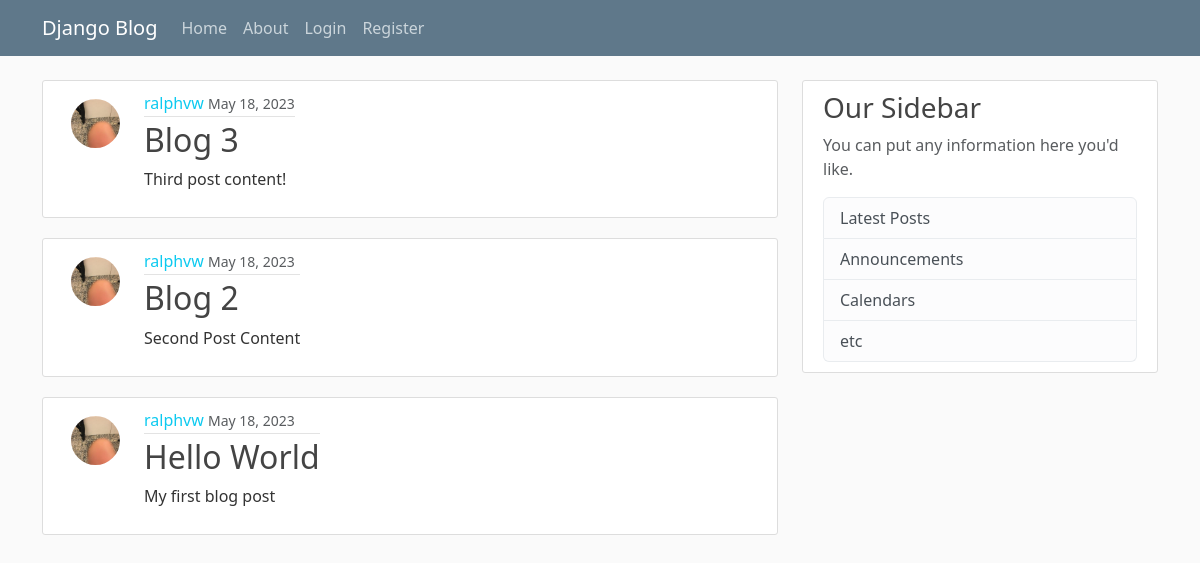
/, run on an earlier commit of the app's database.
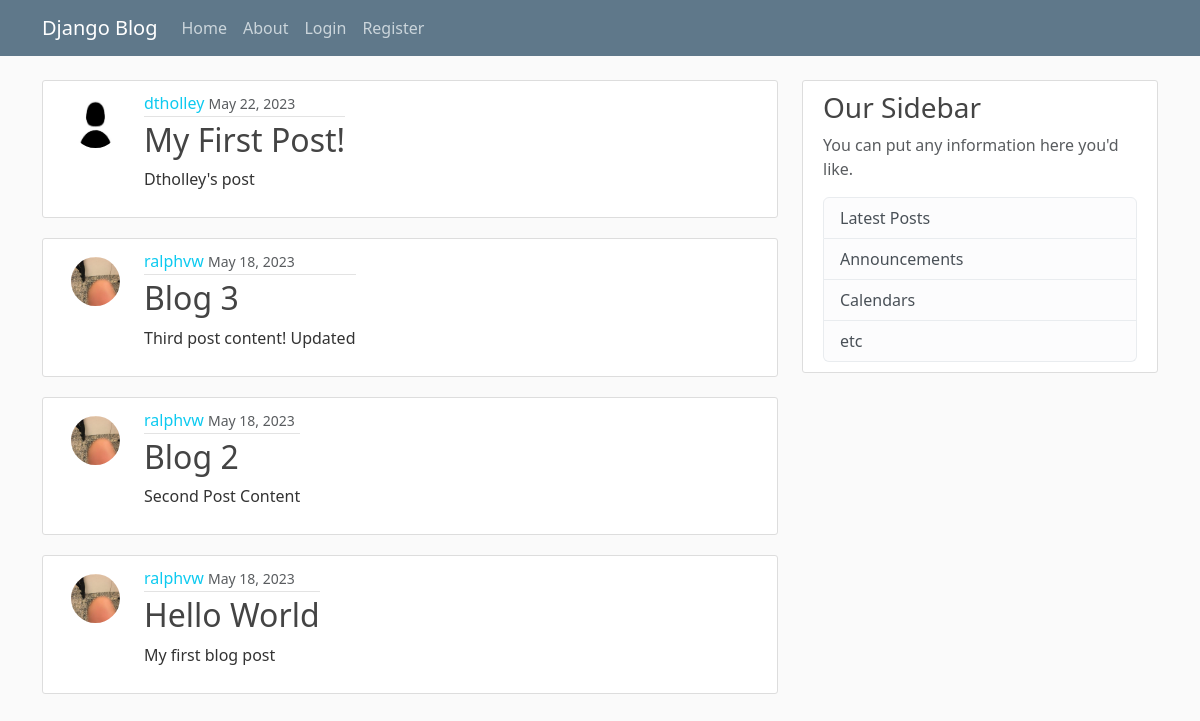
And on a later commit of the database.
### blog/models.py (models this page shows, shortened)
class Post(models.Model):
    title = models.CharField(max_length=100)
    content = models.TextField()
    date_posted = models.DateTimeField(default=timezone.now)
    author = models.ForeignKey(User, on_delete=models.CASCADE)

### users/models.py (models this page shows, shortened)
class Profile(models.Model):
    user = models.OneToOneField(User, on_delete=models.CASCADE)
    image = models.ImageField(default="default.jpg", upload_to="profile_pics")

### blog/views.py (the view)
# urls.py: path("", PostListView.as_view(), name="blog-home"),
class PostListView(ListView):
    model = Post
    template_name = "blog/home.html"
    context_object_name = "posts"
    ordering = ["-date_posted"]
    paginate_by = 5

### blog/templates/blog/home.html
{% extends 'blog/base.html' %} {% block content %} {% for post in posts %}
<article class="media content-section d-flex">
  <img
    class="rounded-circle article-img d-flex p-2"
    src="{{post.author.profile.image.url}}"
  />
  <div class="media-body">
    <div class="article-metadata">
      <a class="mr-2 text-decoration-none text-info" href="#"
        >{{ post.author }}</a
      >
      <small class="text-muted">{{ post.date_posted|date:"F d, Y" }}</small>
    </div>
    <h2>
      <a
        class="article-title text-decoration-none"
        href="{% url 'post-detail' post.id %}"
        >{{ post.title }}</a
      >
    </h2>
    <p class="article-content">{{ post.content }}</p>
  </div>
</article>
{%endfor%} {% endblock content %}

### blog/templates/blog/base.html (shortened to what this page needs)
{% load static %}
<!DOCTYPE html>
<html>
  <head>
    <link
      href="https://cdn.jsdelivr.net/npm/bootstrap@5.3.0-alpha3/dist/css/bootstrap.min.css"
      rel="stylesheet"
    />
    <link
      rel="stylesheet"
      type="text/css"
      href="{% static 'blog/main.css' %}"
    />
  </head>
  <body>
    <header class="site-header">
      <nav class="navbar navbar-expand-md navbar-dark bg-steel fixed-top">
        <div class="container">
          <a class="navbar-brand mr-4" href="/">Django Blog</a>
          <div class="collapse navbar-collapse" id="navbarToggle">
            <div class="navbar-nav mr-auto">
              <a class="nav-item nav-link" href="{% url 'blog-home' %}">Home</a>
              <a class="nav-item nav-link" href="{% url 'blog-about' %}"
                >About</a
              >
            </div>
            <div class="navbar-nav">
              {% if user.is_authenticated %}
              <a class="nav-item nav-link" href="{% url 'post-create' %}"
                >New Post</a
              >
              <a class="nav-item nav-link" href="{% url 'profile' %}"
                >Profile</a
              >
              <a class="nav-item nav-link" href="{% url 'logout' %}">Logout</a>
              {% else %}
              <a class="nav-item nav-link" href="{% url 'login' %}">Login</a>
              <a class="nav-item nav-link" href="{% url 'register' %}"
                >Register</a
              >
              {%endif%}
            </div>
          </div>
        </div>
      </nav>
    </header>
    <main role="main" class="container">
      <div class="row">
        <div class="col-md-8">
           {% block content %}{% endblock %}
        </div>
        <div class="col-md-4">
          <div class="content-section">
            <h3>Our Sidebar</h3>
            <p class="text-muted">
              You can put any information here you'd like.
            </p>
            <ul class="list-group">
              <li class="list-group-item list-group-item-light">
                Latest Posts
              </li>
              <li class="list-group-item list-group-item-light">
                Announcements
              </li>
              <li class="list-group-item list-group-item-light">Calendars</li>
              <li class="list-group-item list-group-item-light">etc</li>
            </ul>
          </div>
        </div>
      </div>
    </main>
  </body>
</html>

### blog/static/blog/main.css (style rules this page uses)
body { background: #fafafa; color: #333333; margin-top: 5rem; }
h1, h2, h3, h4, h5, h6 { color: #444444; }
ul { margin: 0; }
.bg-steel { background-color: #5f788a; }
.site-header .navbar-nav .nav-link { color: #cbd5db; }
.content-section { background: #ffffff; padding: 10px 20px; border: 1px solid #dddddd; border-radius: 3px; margin-bottom: 20px; }
.article-title { color: #444444; }
.article-content { white-space: pre-line; }
.article-img { height: 65px; width: 65px; margin-right: 16px; }
.article-metadata { padding-bottom: 1px; margin-bottom: 4px; border-bottom: 1px solid #e3e3e3 }

What changed in the data, as far as the page shows it:
added Post: author.profile.image (placeholder picture), author "dtholley", date_posted "May 22, 2023", title "My First Post!", content "Dtholley's post"
changed Post "Blog 3": content "Third post content!" → "Third post content! Updated"
